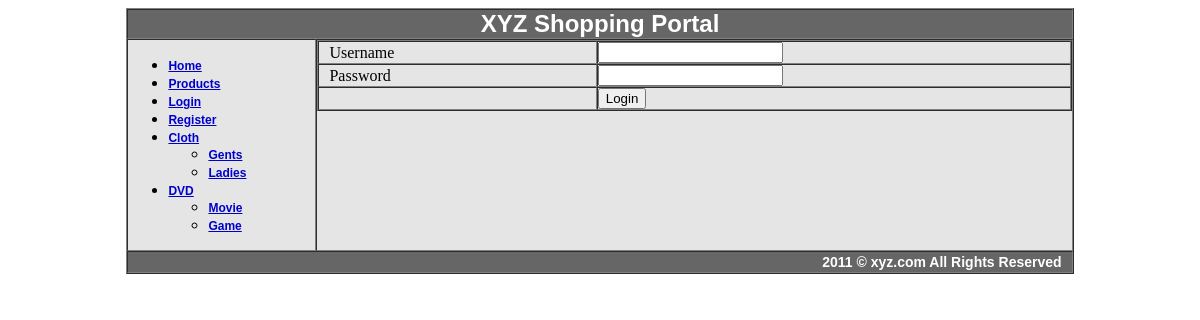
The page /login.php on the database its author committed.
### tables this page shows
CREATE TABLE IF NOT EXISTS `category` (
  `id` int(11) NOT NULL AUTO_INCREMENT,
  `parent_id` int(11) NOT NULL,
  `name` varchar(50) NOT NULL,
  `description` text NOT NULL,
  PRIMARY KEY (`id`)
);

### functions.php (the view, shortened to what this page needs)
<?php
function getCategories()
{
	$return = array();
	$rs = mysql_query("select id,name from category where parent_id = 0");
	while ($data = mysql_fetch_object($rs))
	{
		$return[$data->id]['id'] = $data->id;
		$return[$data->id]['name'] = $data->name;
		$return[$data->id]['child'] = getChildCategory($data->id);
	}
	return $return;
}
function getChildCategory($id=0)
{
	$return = array();
	$rs = mysql_query("select id,name from category where parent_id = ".$id);
	while ($data = mysql_fetch_object($rs))
	{
		$return[$data->id]['id'] = $data->id;
		$return[$data->id]['name'] = $data->name;
		$return[$data->id]['child'] = getChildCategory($data->id);
	}
	return $return;
}
function buildCatNav($cats = array())
{
	$catnav = '<ul>';
	$catnav .= '<li><a href="index.php">Home</a></li>';
	$catnav .= '<li><a href="productlist.php">Products</a></li>';
	if (isset($_SESSION['user_id']) && $_SESSION['user_id'] != 2)
	{
		$catnav .= '<li><a href="account.php">Account</a></li>';
		$catnav .= '<li><a href="logout.php">Logout</a></li>';
	}
	elseif(isset($_SESSION['user_id']) && $_SESSION['user_id'] == 2)
	{
		$catnav .= '<li><a href="adminaccount.php">Account</a></li>';
		$catnav .= '<li><a href="logout.php">Logout</a></li>';
	}
	else
	{
		$catnav .= '<li><a href="login.php">Login</a></li>';
		$catnav .= '<li><a href="register.php">Register</a></li>';
	}
	foreach ($cats as $cat)
	{
		$catnav .= '<li><a href="categorydetails.php?cid='.$cat['id'].'">'.$cat['name'].'</a>';
		if (count($cat['child']) > 0)
		{
			$catnav .= '<ul>';
			foreach ($cat['child'] as $chl1)
			{
				$catnav .= '<li><a href="categorydetails.php?cid='.$chl1['id'].'">'.$chl1['name'].'</a>';
				$catnav .= '</li>';
			}
			$catnav .= '</ul>';
		}
		$catnav .= '</li>';
	}
	$catnav .= '<ul>';
	return $catnav;
}
?>

### style.css (style rules this page uses)
a { font-family:Arial, Helvetica, sans-serif; color:#00C; text-decoration:underline; font-size:12px; font-weight:bold; }

### rows shown on the page
category: name "Cloth"
category: name "Gents"
category: name "Ladies"
category: name "DVD"
category: name "Movie"
category: name "Game"
